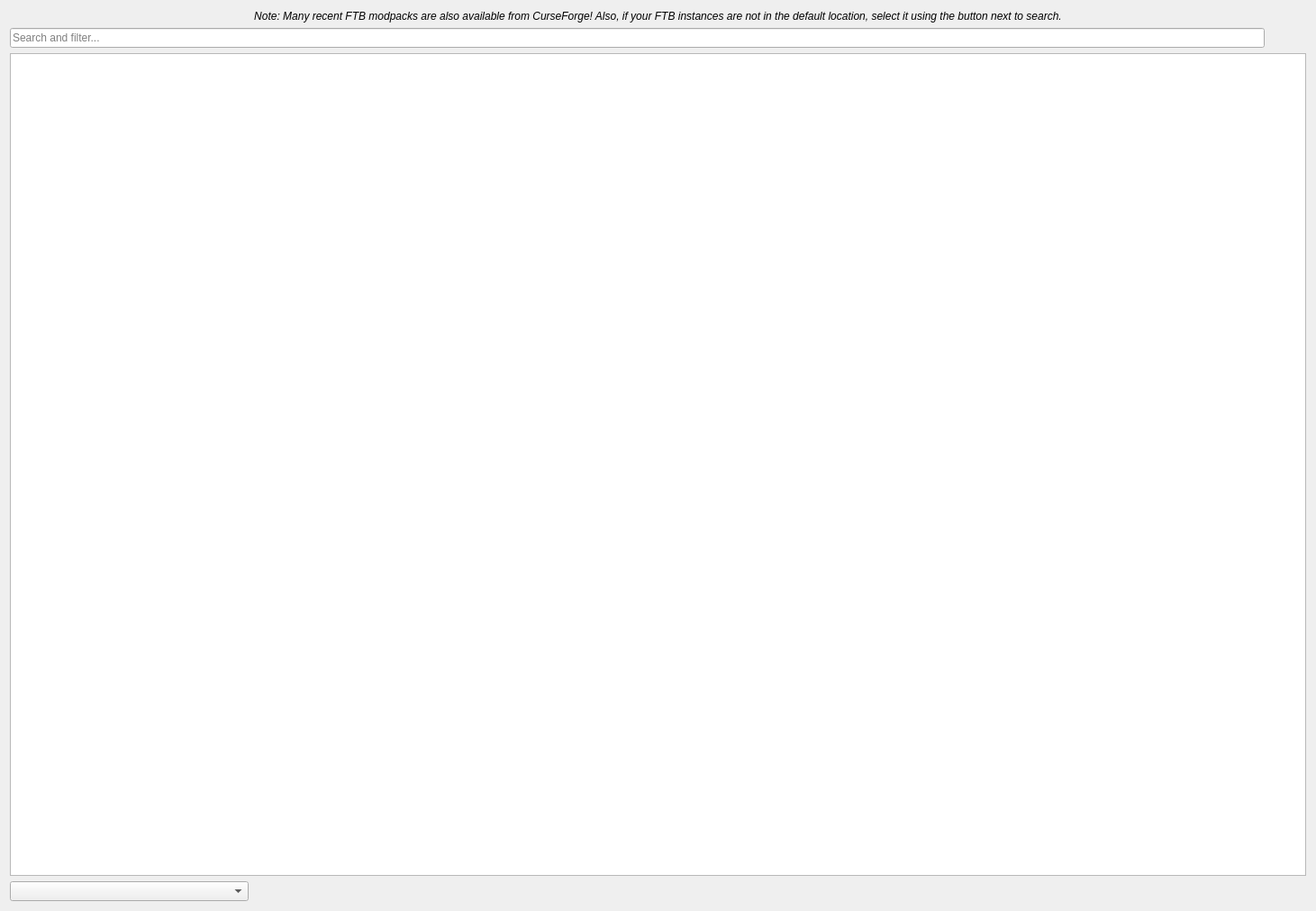
<?xml version="1.0" encoding="UTF-8"?>
<ui version="4.0">
 <class>FTBImportAPP::ImportFTBPage</class>
 <widget class="QWidget" name="FTBImportAPP::ImportFTBPage">
  <property name="geometry">
   <rect>
    <x>0</x>
    <y>0</y>
    <width>1461</width>
    <height>1011</height>
   </rect>
  </property>
  <layout class="QVBoxLayout" name="verticalLayout">
   <item>
    <widget class="QLabel" name="label">
     <property name="font">
      <font>
       <italic>true</italic>
      </font>
     </property>
     <property name="text">
      <string>Note: Many recent FTB modpacks are also available from CurseForge! Also, if your FTB instances are not in the default location, select it using the button next to search.</string>
     </property>
     <property name="alignment">
      <set>Qt::AlignmentFlag::AlignCenter</set>
     </property>
     <property name="wordWrap">
      <bool>true</bool>
     </property>
    </widget>
   </item>
   <item>
    <layout class="QHBoxLayout" name="horizontalLayout">
     <item>
      <widget class="QLineEdit" name="searchEdit">
       <property name="placeholderText">
        <string>Search and filter...</string>
       </property>
       <property name="clearButtonEnabled">
        <bool>true</bool>
       </property>
      </widget>
     </item>
     <item>
      <widget class="QPushButton" name="browseButton">
       <property name="toolTip">
        <string>Select FTBApp instances directory</string>
       </property>
       <property name="text">
        <string/>
       </property>
       <property name="icon">
        <iconset theme="viewfolder"/>
       </property>
       <property name="flat">
        <bool>true</bool>
       </property>
      </widget>
     </item>
    </layout>
   </item>
   <item>
    <widget class="QListView" name="modpackList">
     <property name="maximumSize">
      <size>
       <width>16777215</width>
       <height>16777215</height>
      </size>
     </property>
    </widget>
   </item>
   <item>
    <layout class="QHBoxLayout" name="horizontalLayout_2">
     <item>
      <widget class="QComboBox" name="sortByBox">
       <property name="minimumSize">
        <size>
         <width>265</width>
         <height>0</height>
        </size>
       </property>
      </widget>
     </item>
     <item>
      <spacer name="horizontalSpacer">
       <property name="orientation">
        <enum>Qt::Orientation::Horizontal</enum>
       </property>
       <property name="sizeHint" stdset="0">
        <size>
         <width>40</width>
         <height>20</height>
        </size>
       </property>
      </spacer>
     </item>
    </layout>
   </item>
  </layout>
 </widget>
 <resources/>
 <connections/>
</ui>
